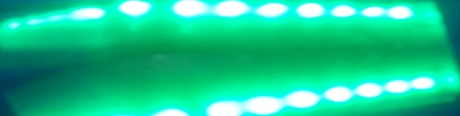
#> input picture data/green_buoy_pool_img.jpg, 460 x 116 px
$ python -i cam_util.py   (imports and definitions only)   (older library calls are emulated)
#> lines starting #> are read from the running program, lines starting #| are printed output that depends on the picture; after the words box and inside, x2 and y2 are one past the last pixel; in counts of white or black regions, pixels touching at a corner belong together
#> further down, picture is the input picture: shape (116, 460, 3); mean B, G, R 144.9, 198, 27.6
import numpy as np
import cv2
import matplotlib.pyplot as plt
from matplotlib import cm
import sys
from numpy.core.numeric import ones
from time import sleep

def sensor_position(pix_x, pix_y, res_x, res_y):
    sensor_width,sensor_height = (0.00368, 0.00276) #mm to meters
    origin = (res_x/2,res_y/2)
    ratio_x, ratio_y = (sensor_width/res_x, sensor_height/res_y)

    pix_x, pix_y = (pix_x - origin[0], pix_y - origin[1])

    sensor_pos_x, sensor_pos_y = (ratio_x*pix_x, ratio_y*pix_y)

    return (sensor_pos_x, sensor_pos_y)


focal_length = 0.00304 #mm is the focal length

def sensor_angle(sensor_pos_x, sensor_pos_y, f):
    return np.degrees(np.arctan2(sensor_pos_x,f))


def find_centers(filter_image, rgb_image, thresh):
    object_detection_surface = cv2.boxFilter(filter_image.astype(int), -1, (30, 30), normalize=False)

    if np.max(object_detection_surface) <= 0:
        return [], []

    object_detection_surface = object_detection_surface * 255/np.max(object_detection_surface)
    # threshold = thresh * 255 / np.max(object_detection_surface)

    img8 = object_detection_surface.astype(np.uint8)

    threshold, img_out = cv2.threshold(img8, thresh, 255, cv2.THRESH_BINARY)

    if cv2.__version__ == '3.2.0':
        _, contours, hierarchy = cv2.findContours(img_out, cv2.RETR_EXTERNAL, cv2.CHAIN_APPROX_NONE)
    else:
        contours, hierarchy = cv2.findContours(img_out, cv2.RETR_EXTERNAL, cv2.CHAIN_APPROX_NONE)

    centers = []
    angles = []
    for contour in contours:
        max = np.max([item[0][0] for item in contour])

        center = np.mean(contour, axis = 0)[0,:]
        centers.append(center)

        a = sensor_position(center[0], center[1], rgb_image.shape[1], rgb_image.shape[0])
        b = sensor_angle(a[0], a[1], focal_length)

        angles.append(b)
    return centers, angles

def get_ranges(red_range, green_range, blue_range, rgb_image):
#> called with red_range = (40, 100), green_range = (75, 120), blue_range = (180, 240)
    rgb_filt = cv2.boxFilter(rgb_image, -1, (9,9))

    red_filt = rgb_filt[:,:,0]
    green_filt = rgb_filt[:,:,1]
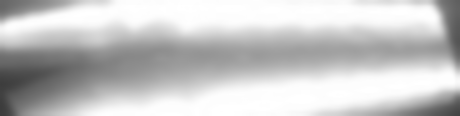
#> green_filt: shape (116, 460); min 60, max 255, mean 198
    blue_filt = rgb_filt[:,:,2]
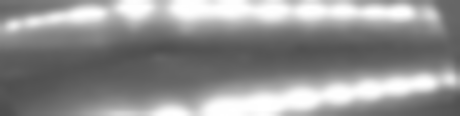
#> blue_filt: shape (116, 460); min 77, max 255, mean 144.9

    img_thresh_red = np.logical_and(red_filt > red_range[0], red_filt < red_range[1])
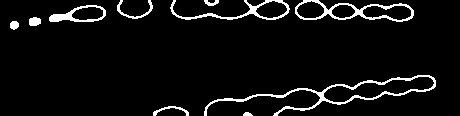
#> img_thresh_red: shape (116, 460) bool; 5.8% white; 10 white regions, largest, box (x1, y1, x2, y2) and area: (204, 75, 436, 116) 1058, (295, 0, 414, 22) 672, (170, 0, 290, 20) 498
    img_thresh_green = np.logical_and(green_filt > green_range[0], green_filt < green_range[1])
#> img_thresh_green: shape (116, 460) bool; 7.9% white; 4 white regions, box (x1, y1, x2, y2) and area: (0, 54, 91, 116) 2880, (441, 0, 460, 60) 655, (411, 97, 460, 116) 429, (0, 0, 27, 14) 240
    img_thresh_blue = np.logical_and(blue_filt > blue_range[0], blue_filt < blue_range[1])
#> img_thresh_blue: shape (116, 460) bool; 16.8% white; 3 white regions, box (x1, y1, x2, y2) and area: (4, 0, 437, 32) 5226, (100, 72, 460, 116) 3678, (206, 0, 219, 5) 54

    img_thresh_RG = np.logical_and(img_thresh_red, img_thresh_green)
#> img_thresh_RG: shape (116, 460) bool; every value is 0
    img_thresh_RGB = np.logical_and(img_thresh_RG, img_thresh_blue)

    return(img_thresh_RGB)

def detect_buoys(img):
    # hsv_image = cv2.cvtColor(img, cv2.COLOR_BGR2HSV)
    # rgb_image = cv2.cvtColor(img, cv2.COLOR_BGR2RGB)
    rgb_image = np.flip(img, axis=2)
    # rgb_image = np.flip(rgb_image, 0)

    r_red_range = (40,100)
    r_green_range = (75,120)
    r_blue_range = (180,240)

    g_red_range = (8,50)
    g_green_range = (150,255)
    g_blue_range = (180,255)

    img_thresh_red = get_ranges(r_red_range, r_green_range, r_blue_range, rgb_image)
    img_thresh_green = get_ranges(g_red_range, g_green_range, g_blue_range, rgb_image)
#> call 2 of get_ranges, with red_range = (8, 50), green_range = (150, 255), blue_range = (180, 255)
#> in get_ranges (call 2), `img_thresh_red = np.logical_and(red_filt > red_range[0], red_filt < re..`: img_thresh_red: shape (116, 460) bool; 7.7% white; 11 white regions, largest, box (x1, y1, x2, y2) and area: (168, 0, 417, 23) 1146, (202, 73, 439, 116) 1083, (24, 3, 109, 29) 636
#> in get_ranges (call 2), `img_thresh_green = np.logical_and(green_filt > green_range[0], green_f..`:
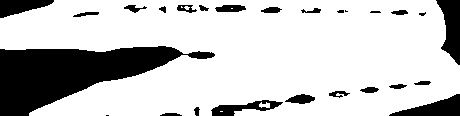
#> img_thresh_green: shape (116, 460) bool; 78.2% white; 26 black regions (4 under 20 px), largest, box (x1, y1, x2, y2) and area: (0, 46, 215, 116) 7432, (436, 0, 460, 65) 959, (389, 94, 460, 116) 805
#> in get_ranges (call 2), `img_thresh_blue = np.logical_and(blue_filt > blue_range[0], blue_filt ..`: img_thresh_blue: shape (116, 460) bool; 27% white; 2 white regions, box (x1, y1, x2, y2) and area: (4, 0, 437, 32) 7980, (100, 72, 460, 116) 6409
#> in get_ranges (call 2), `img_thresh_RGB = np.logical_and(img_thresh_RG, img_thresh_blue)`:
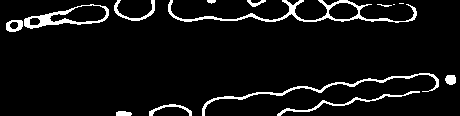
#> img_thresh_RGB: shape (116, 460) bool; 6.3% white; 14 white regions (2 under 20 px), largest, box (x1, y1, x2, y2) and area: (168, 0, 417, 23) 1031, (202, 73, 439, 116) 690, (24, 4, 109, 29) 568

    reds_centers, reds_angles = find_centers(img_thresh_red, rgb_image, 50)
#> in find_centers, `object_detection_surface = cv2.boxFilter(filter_image.astype(int), -1,..`: object_detection_surface: shape (116, 460) int32; every value is 0
#> reds_centers = []; reds_angles = []
    greens_centers, green_angles = find_centers(img_thresh_green, rgb_image, 15)
#> call 2 of find_centers, with thresh = 15
#> in find_centers (call 2), `object_detection_surface = cv2.boxFilter(filter_image.astype(int), -1,..`:
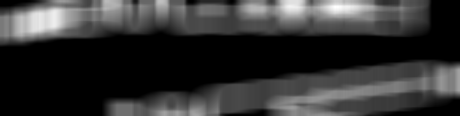
#> object_detection_surface: shape (116, 460) int32; min 0, max 288, mean 57.4; drawn with min black and max white
#> in find_centers (call 2), `threshold, img_out = cv2.threshold(img8, thresh, 255, cv2.THRESH_BINARY)`:
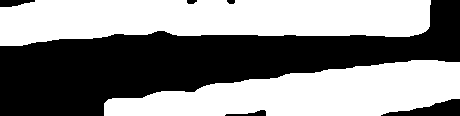
#> img_out: shape (116, 460); 53.5% white; 6 black regions
#> in find_centers (call 2), `threshold, img_out = cv2.threshold(img8, thresh, 255, cv2.THRESH_BINARY)`: threshold = 15
#> in find_centers (call 2), `contours, hierarchy = cv2.findContours(img_out, cv2.RETR_EXTERNAL, cv2..`: contours = 2 contours; box (x1, y1, x2, y2) and area: (0, 0, 431, 46) 15110, (104, 60, 460, 116) 12587
#> the loop in find_centers (call 2), `for contour in contours:` made 2 passes
#> (max, center, sensor_width in sensor_position, sensor_height in sensor_position, origin in sensor_position, ratio_x in sensor_position, ratio_y in sensor_position, pix_x in sensor_position) on passes 1 to 2: (459, [287, 94.56], 0.00368, 0.00276, (230, 58), 8e-06, 2.38e-05, 57.01), (430, [212, 18.19], 0.00368, 0.00276, (230, 58), 8e-06, 2.38e-05, -18.02)
#> after the loop in find_centers (call 2), `for contour in contours:`: angles = [8.53, -2.71]; centers = [[287, 94.56], [212, 18.19]]
#> greens_centers = [[287, 94.56], [212, 18.19]]; green_angles = [8.53, -2.71]
    return green_angles, reds_angles # , greens_centers, reds_centers

'''fig, ax = plt.subplots()
for frame_num in range(1, 4):

    img = cv2.imread(f'real/frame_{frame_num}.jpg')

    g_angles, r_angles, g_centers, r_centers = detect_buoys(img)

    img = np.flip(img, axis=2)
    # print(frame_num)
    print('\n')
    print(g_angles)
    print(r_angles)
    ax.clear()
    ax.imshow(img)
    print(g_centers)
    print(r_centers)
    if len(g_centers) != 0:
        ax.plot(g_centers[0][0], g_centers[0][1], 'bo')
    if len(r_centers) != 0:
        ax.plot(r_centers[0][0], r_centers[0][1], 'ro')
    plt.pause(1)
    plt.draw()'''

>>> import cv2
>>> picture = cv2.imread('data/green_buoy_pool_img.jpg')
>>> result = detect_buoys(picture)
#> result = ([8.53, -2.71], [])
